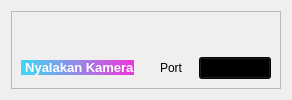
                  <widget class="QWidget" name="page_widgets">
                   <layout class="QVBoxLayout" name="verticalLayout_11">
                    <item>
                     <widget class="QFrame" name="frame_2">
                      <property name="frameShape">
                       <enum>QFrame::StyledPanel</enum>
                      </property>
                      <property name="frameShadow">
                       <enum>QFrame::Raised</enum>
                      </property>
                      <layout class="QGridLayout" name="gridLayout_2">
                       <item row="1" column="0">
                        <layout class="QHBoxLayout" name="horizontalLayout_9">
                         <item>
                          <widget class="QPushButton" name="btn_opencam">
                           <property name="sizePolicy">
                            <sizepolicy hsizetype="Expanding" vsizetype="Fixed">
                             <horstretch>0</horstretch>
                             <verstretch>0</verstretch>
                            </sizepolicy>
                           </property>
                           <property name="font">
                            <font>
                             <family>Microsoft YaHei UI</family>
                             <pointsize>10</pointsize>
                             <weight>75</weight>
                             <italic>false</italic>
                             <bold>true</bold>
                            </font>
                           </property>
                           <property name="styleSheet">
                            <string notr="true">QPushButton{
font: 75 10pt &quot;Microsoft YaHei UI&quot;;
font-weight: bold;
color: rgb(255, 255, 255);
background-color: qlineargradient(spread:pad, x1:0, y1:0, x2:1, y2:0, stop:0 rgb(61, 217, 245), stop:1 rgb(240, 53, 218));
border-style: solid;
border-radius:21px;
}
QPushButton:hover {
	background-color: qlineargradient(spread:pad, x1:0, y1:0, x2:1, y2:0, stop:0 rgb(61, 217, 245), stop:1 rgb(240, 53, 218));
	border: 2px solid rgb(61, 70, 86);
}
QPushButton:pressed {	
	background-color: qlineargradient(spread:pad, x1:0, y1:0, x2:1, y2:0, stop:0 rgb(61, 217, 245), stop:1 rgb(240, 53, 218));
	border: 2px solid rgb(43, 50, 61);
}</string>
                           </property>
                           <property name="text">
                            <string> Nyalakan Kamera</string>
                           </property>
                           <property name="icon">
                            <iconset>
                             <normaloff>Windows/icons8-video-stabilization-windows-11-color-70.png</normaloff>Windows/icons8-video-stabilization-windows-11-color-70.png</iconset>
                           </property>
                           <property name="iconSize">
                            <size>
                             <width>40</width>
                             <height>40</height>
                            </size>
                           </property>
                          </widget>
                         </item>
                         <item>
                          <spacer name="horizontalSpacer_4">
                           <property name="orientation">
                            <enum>Qt::Horizontal</enum>
                           </property>
                           <property name="sizeType">
                            <enum>QSizePolicy::Fixed</enum>
                           </property>
                           <property name="sizeHint" stdset="0">
                            <size>
                             <width>20</width>
                             <height>20</height>
                            </size>
                           </property>
                          </spacer>
                         </item>
                         <item>
                          <widget class="QLabel" name="label_5">
                           <property name="sizePolicy">
                            <sizepolicy hsizetype="Preferred" vsizetype="Fixed">
                             <horstretch>0</horstretch>
                             <verstretch>0</verstretch>
                            </sizepolicy>
                           </property>
                           <property name="text">
                            <string>Port</string>
                           </property>
                          </widget>
                         </item>
                         <item>
                          <spacer name="horizontalSpacer_3">
                           <property name="orientation">
                            <enum>Qt::Horizontal</enum>
                           </property>
                           <property name="sizeType">
                            <enum>QSizePolicy::Fixed</enum>
                           </property>
                           <property name="sizeHint" stdset="0">
                            <size>
                             <width>10</width>
                             <height>20</height>
                            </size>
                           </property>
                          </spacer>
                         </item>
                         <item>
                          <widget class="QComboBox" name="port_selector">
                           <property name="styleSheet">
                            <string notr="true">background-color: qlineargradient(spread:pad, x1:0, y1:0, x2:1, y2:0, stop:0 rgb(61, 217, 245), stop:1 rgb(240, 53, 218));</string>
                           </property>
                           <property name="iconSize">
                            <size>
                             <width>40</width>
                             <height>40</height>
                            </size>
                           </property>
                          </widget>
                         </item>
                        </layout>
                       </item>
                       <item row="0" column="0">
                        <widget class="QLabel" name="camera_detect">
                         <property name="sizePolicy">
                          <sizepolicy hsizetype="Preferred" vsizetype="Expanding">
                           <horstretch>0</horstretch>
                           <verstretch>0</verstretch>
                          </sizepolicy>
                         </property>
                         <property name="text">
                          <string/>
                         </property>
                        </widget>
                       </item>
                      </layout>
                     </widget>
                    </item>
                   </layout>
                  </widget>
